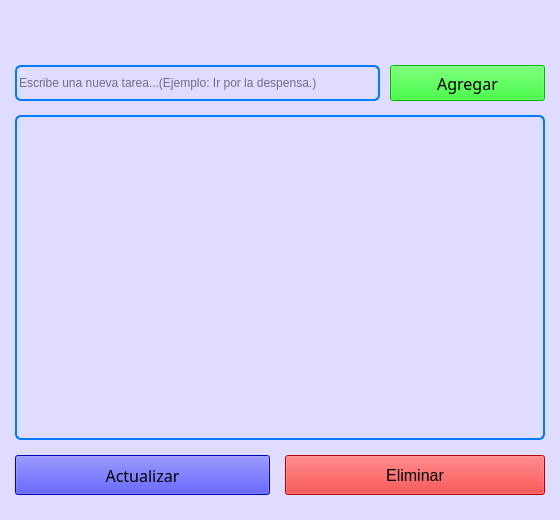
<?xml version="1.0" encoding="UTF-8"?>
<ui version="4.0">
 <class>MainWindow</class>
 <widget class="QMainWindow" name="MainWindow">
  <property name="geometry">
   <rect>
    <x>0</x>
    <y>0</y>
    <width>560</width>
    <height>520</height>
   </rect>
  </property>
  <property name="windowTitle">
   <string>MainWindow</string>
  </property>
  <property name="styleSheet">
   <string notr="true">background-color: rgb(223, 220, 255);</string>
  </property>
  <widget class="QWidget" name="centralwidget">
   <widget class="QPushButton" name="btnAgregar">
    <property name="geometry">
     <rect>
      <x>390</x>
      <y>65</y>
      <width>155</width>
      <height>36</height>
     </rect>
    </property>
    <property name="font">
     <font>
      <family>Myanmar Text</family>
      <pointsize>12</pointsize>
     </font>
    </property>
    <property name="styleSheet">
     <string notr="true">background-color: rgb(0, 255, 0);</string>
    </property>
    <property name="text">
     <string>Agregar</string>
    </property>
   </widget>
   <widget class="QLineEdit" name="edtTarea">
    <property name="geometry">
     <rect>
      <x>15</x>
      <y>65</y>
      <width>365</width>
      <height>36</height>
     </rect>
    </property>
    <property name="styleSheet">
     <string notr="true">border: 2px solid #007bff;
border-radius: 6px;</string>
    </property>
    <property name="text">
     <string/>
    </property>
    <property name="placeholderText">
     <string>Escribe una nueva tarea...(Ejemplo: Ir por la despensa.)</string>
    </property>
   </widget>
   <widget class="QPushButton" name="btnEliminar">
    <property name="geometry">
     <rect>
      <x>285</x>
      <y>455</y>
      <width>260</width>
      <height>40</height>
     </rect>
    </property>
    <property name="font">
     <font>
      <pointsize>12</pointsize>
     </font>
    </property>
    <property name="styleSheet">
     <string notr="true">background-color: rgb(255, 0, 0);</string>
    </property>
    <property name="text">
     <string>Eliminar</string>
    </property>
   </widget>
   <widget class="QListWidget" name="lstTareas">
    <property name="geometry">
     <rect>
      <x>15</x>
      <y>115</y>
      <width>530</width>
      <height>325</height>
     </rect>
    </property>
    <property name="styleSheet">
     <string notr="true">border: 2px solid #007bff;
border-radius: 6px;</string>
    </property>
   </widget>
   <widget class="QPushButton" name="btnActualizar">
    <property name="geometry">
     <rect>
      <x>15</x>
      <y>455</y>
      <width>255</width>
      <height>40</height>
     </rect>
    </property>
    <property name="font">
     <font>
      <family>Myanmar Text</family>
      <pointsize>12</pointsize>
     </font>
    </property>
    <property name="styleSheet">
     <string notr="true">background-color: rgb(0, 0, 255);</string>
    </property>
    <property name="text">
     <string>Actualizar</string>
    </property>
   </widget>
  </widget>
  <widget class="QMenuBar" name="menubar">
   <property name="geometry">
    <rect>
     <x>0</x>
     <y>0</y>
     <width>488</width>
     <height>21</height>
    </rect>
   </property>
  </widget>
  <widget class="QStatusBar" name="statusbar"/>
 </widget>
 <resources/>
 <connections/>
</ui>
